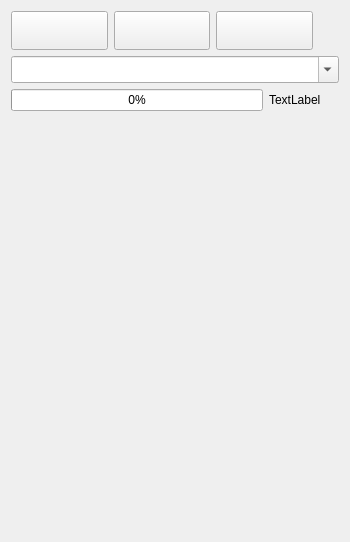
<?xml version="1.0" encoding="UTF-8"?>
<ui version="4.0">
 <class>WLPositionWidget</class>
 <widget class="QWidget" name="WLPositionWidget">
  <property name="geometry">
   <rect>
    <x>0</x>
    <y>0</y>
    <width>350</width>
    <height>542</height>
   </rect>
  </property>
  <property name="sizePolicy">
   <sizepolicy hsizetype="Preferred" vsizetype="Preferred">
    <horstretch>0</horstretch>
    <verstretch>0</verstretch>
   </sizepolicy>
  </property>
  <property name="minimumSize">
   <size>
    <width>350</width>
    <height>200</height>
   </size>
  </property>
  <property name="maximumSize">
   <size>
    <width>999</width>
    <height>99999</height>
   </size>
  </property>
  <property name="focusPolicy">
   <enum>Qt::ClickFocus</enum>
  </property>
  <property name="windowTitle">
   <string>WLPositionWidget</string>
  </property>
  <property name="styleSheet">
   <string notr="true"/>
  </property>
  <layout class="QGridLayout" name="gridLayout">
   <item row="0" column="0">
    <layout class="QVBoxLayout" name="verticalLayout_2">
     <item>
      <layout class="QHBoxLayout" name="horizontalLayout">
       <item>
        <widget class="QToolButton" name="pbOnMachine">
         <property name="sizePolicy">
          <sizepolicy hsizetype="Expanding" vsizetype="Minimum">
           <horstretch>0</horstretch>
           <verstretch>0</verstretch>
          </sizepolicy>
         </property>
         <property name="minimumSize">
          <size>
           <width>32</width>
           <height>32</height>
          </size>
         </property>
         <property name="maximumSize">
          <size>
           <width>200</width>
           <height>200</height>
          </size>
         </property>
         <property name="focusPolicy">
          <enum>Qt::NoFocus</enum>
         </property>
         <property name="toolTip">
          <string>On/Off Machine</string>
         </property>
         <property name="text">
          <string/>
         </property>
         <property name="icon">
          <iconset resource="image.qrc">
           <normaloff>:/data/icons/power_on.png</normaloff>:/data/icons/power_on.png</iconset>
         </property>
         <property name="iconSize">
          <size>
           <width>32</width>
           <height>32</height>
          </size>
         </property>
         <property name="checkable">
          <bool>true</bool>
         </property>
         <property name="toolButtonStyle">
          <enum>Qt::ToolButtonIconOnly</enum>
         </property>
        </widget>
       </item>
       <item>
        <widget class="QToolButton" name="pbFindDrivePos">
         <property name="sizePolicy">
          <sizepolicy hsizetype="Expanding" vsizetype="Minimum">
           <horstretch>0</horstretch>
           <verstretch>0</verstretch>
          </sizepolicy>
         </property>
         <property name="minimumSize">
          <size>
           <width>32</width>
           <height>32</height>
          </size>
         </property>
         <property name="maximumSize">
          <size>
           <width>200</width>
           <height>200</height>
          </size>
         </property>
         <property name="focusPolicy">
          <enum>Qt::NoFocus</enum>
         </property>
         <property name="toolTip">
          <string>go find drive position</string>
         </property>
         <property name="text">
          <string/>
         </property>
         <property name="icon">
          <iconset resource="image.qrc">
           <normaloff>:/data/icons/home.png</normaloff>:/data/icons/home.png</iconset>
         </property>
         <property name="iconSize">
          <size>
           <width>32</width>
           <height>32</height>
          </size>
         </property>
         <property name="checkable">
          <bool>false</bool>
         </property>
        </widget>
       </item>
       <item>
        <widget class="QToolButton" name="pbRotSC">
         <property name="sizePolicy">
          <sizepolicy hsizetype="Expanding" vsizetype="Minimum">
           <horstretch>0</horstretch>
           <verstretch>0</verstretch>
          </sizepolicy>
         </property>
         <property name="minimumSize">
          <size>
           <width>32</width>
           <height>32</height>
          </size>
         </property>
         <property name="maximumSize">
          <size>
           <width>200</width>
           <height>200</height>
          </size>
         </property>
         <property name="focusPolicy">
          <enum>Qt::NoFocus</enum>
         </property>
         <property name="toolTip">
          <string>coordinate rotation</string>
         </property>
         <property name="text">
          <string/>
         </property>
         <property name="icon">
          <iconset resource="image.qrc">
           <normaloff>:/data/icons/rot.png</normaloff>:/data/icons/rot.png</iconset>
         </property>
         <property name="iconSize">
          <size>
           <width>32</width>
           <height>32</height>
          </size>
         </property>
         <property name="checkable">
          <bool>false</bool>
         </property>
         <property name="toolButtonStyle">
          <enum>Qt::ToolButtonTextBesideIcon</enum>
         </property>
        </widget>
       </item>
       <item>
        <layout class="QHBoxLayout" name="topLayout">
         <property name="spacing">
          <number>6</number>
         </property>
         <property name="sizeConstraint">
          <enum>QLayout::SetDefaultConstraint</enum>
         </property>
        </layout>
       </item>
       <item>
        <widget class="QLabel" name="labelInProbe">
         <property name="sizePolicy">
          <sizepolicy hsizetype="Preferred" vsizetype="Preferred">
           <horstretch>0</horstretch>
           <verstretch>0</verstretch>
          </sizepolicy>
         </property>
         <property name="toolTip">
          <string notr="true">inProbe</string>
         </property>
         <property name="text">
          <string/>
         </property>
         <property name="pixmap">
          <pixmap resource="image.qrc">:/data/icons/ioff.png</pixmap>
         </property>
         <property name="scaledContents">
          <bool>false</bool>
         </property>
         <property name="alignment">
          <set>Qt::AlignCenter</set>
         </property>
         <property name="wordWrap">
          <bool>false</bool>
         </property>
        </widget>
       </item>
       <item>
        <widget class="QLabel" name="labelConnect">
         <property name="sizePolicy">
          <sizepolicy hsizetype="Preferred" vsizetype="Preferred">
           <horstretch>0</horstretch>
           <verstretch>0</verstretch>
          </sizepolicy>
         </property>
         <property name="toolTip">
          <string>Connect </string>
         </property>
         <property name="text">
          <string/>
         </property>
         <property name="pixmap">
          <pixmap resource="image.qrc">:/data/icons/iong.png</pixmap>
         </property>
         <property name="scaledContents">
          <bool>false</bool>
         </property>
         <property name="alignment">
          <set>Qt::AlignCenter</set>
         </property>
         <property name="wordWrap">
          <bool>false</bool>
         </property>
        </widget>
       </item>
      </layout>
     </item>
     <item>
      <layout class="QHBoxLayout" name="horLayoutControl"/>
     </item>
     <item>
      <layout class="QVBoxLayout" name="verLayoutControl"/>
     </item>
     <item>
      <layout class="QHBoxLayout" name="horizontalLayout_4"/>
     </item>
     <item>
      <widget class="QComboBox" name="cbExGCode">
       <property name="font">
        <font>
         <pointsize>12</pointsize>
        </font>
       </property>
       <property name="editable">
        <bool>true</bool>
       </property>
       <property name="insertPolicy">
        <enum>QComboBox::InsertAtTop</enum>
       </property>
      </widget>
     </item>
     <item>
      <layout class="QHBoxLayout" name="horizontalLayout_2">
       <item>
        <widget class="QProgressBar" name="proBar">
         <property name="value">
          <number>0</number>
         </property>
         <property name="alignment">
          <set>Qt::AlignCenter</set>
         </property>
         <property name="textVisible">
          <bool>true</bool>
         </property>
        </widget>
       </item>
       <item>
        <widget class="QLabel" name="labelTime">
         <property name="minimumSize">
          <size>
           <width>70</width>
           <height>0</height>
          </size>
         </property>
         <property name="text">
          <string>TextLabel</string>
         </property>
        </widget>
       </item>
      </layout>
     </item>
    </layout>
   </item>
   <item row="1" column="0">
    <spacer name="verticalSpacer">
     <property name="orientation">
      <enum>Qt::Vertical</enum>
     </property>
     <property name="sizeType">
      <enum>QSizePolicy::Expanding</enum>
     </property>
     <property name="sizeHint" stdset="0">
      <size>
       <width>20</width>
       <height>40</height>
      </size>
     </property>
    </spacer>
   </item>
  </layout>
 </widget>
 <layoutdefault spacing="6" margin="11"/>
 <resources>
  <include location="image.qrc"/>
 </resources>
 <connections/>
</ui>
